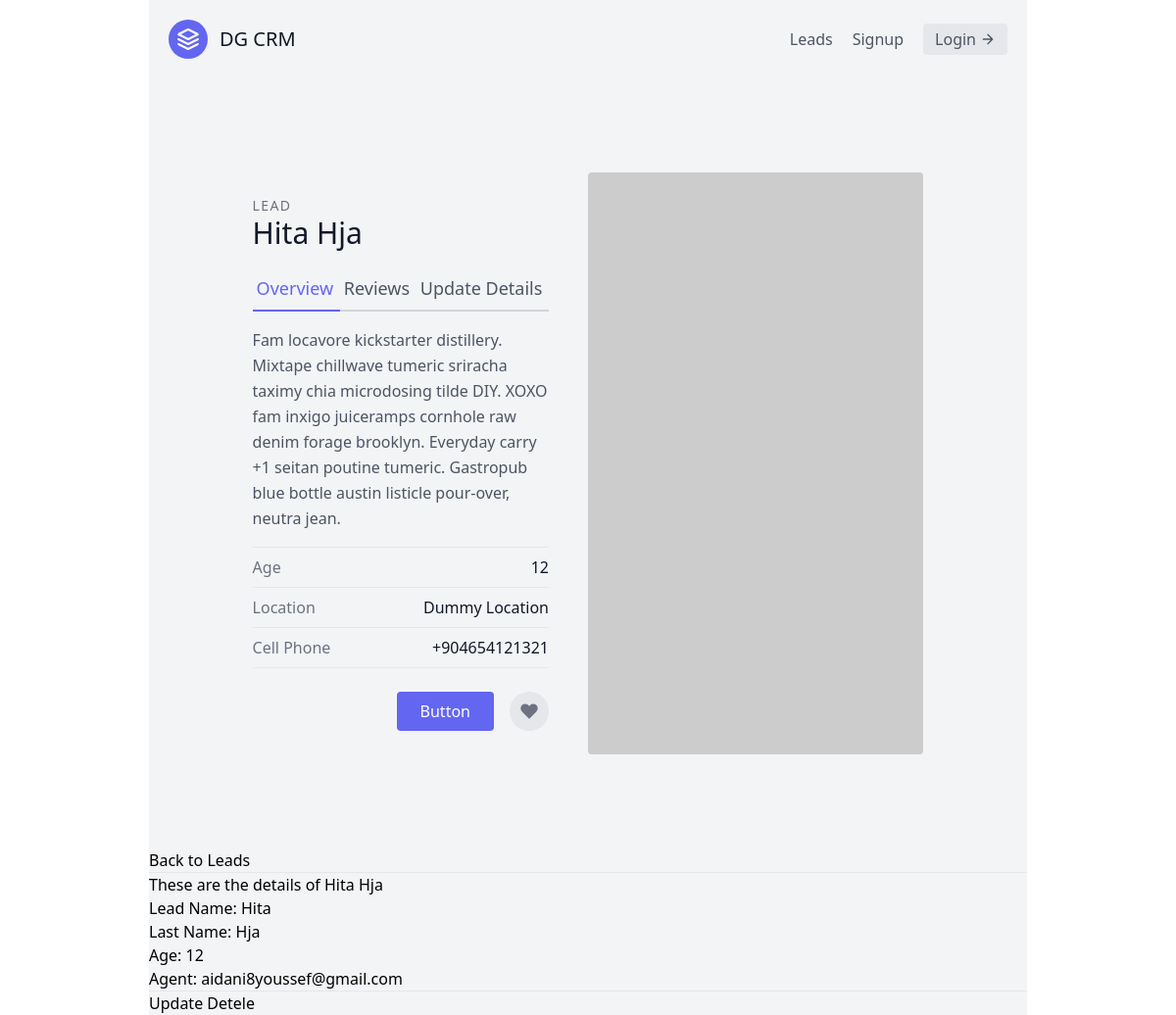
The app's page /leads/4 with its own data.
### leads/models.py (models this page shows)
class Lead(models.Model):
    SOURCE_CHOICES = (
        ('YT','Youtube'),
        ('GOOGLE','Google'),
        ('NL','NewsLetter')
    )
    first_name = models.CharField(max_length=20)
    last_name = models.CharField(max_length=20)
    age = models.IntegerField(default=0) # cant be less than 0
    phoned = models.BooleanField(default=False)
    sources = models.CharField(choices=SOURCE_CHOICES, max_length=100)
    profile_picture = models.ImageField(blank=True,null=True)
    special_files = models.FileField(blank=True,null=True)
    agent = models.ForeignKey('SalesAgents', on_delete = models.CASCADE)
    def __str__(self):
        return str(self.first_name) + ' ' + str(self.last_name)

class SalesAgents(models.Model):
    user = models.OneToOneField(User,on_delete=models.CASCADE)
    def __str__(self):
        return self.user.email

class User(AbstractUser):
    pass

### leads/views.py (the view)
# urls.py: path('<int:pk>',lead_detail,name='lead-details'),
def lead_detail(request,pk):
    lead = Lead.objects.get(id=pk)
    print(lead)
    context = {
        'lead': lead
    }
    return render(request, 'lead_detail.html', context)

### leads/templates/lead_detail.html
{% extends 'base.html' %}
{% block content %}
    <section class="text-gray-600 body-font overflow-hidden">
  <div class="container px-5 py-24 mx-auto">
    <div class="lg:w-4/5 mx-auto flex flex-wrap">
      <div class="lg:w-1/2 w-full lg:pr-10 lg:py-6 mb-6 lg:mb-0">
        <h2 class="text-sm title-font text-gray-500 tracking-widest">LEAD</h2>
        <h1 class="text-gray-900 text-3xl title-font font-medium mb-4">{{ lead.first_name }} {{ lead.last_name }}</h1>
        <div class="flex mb-4">
          <a class="flex-grow text-indigo-500 border-b-2 border-indigo-500 py-2 text-lg px-1">
              Overview
          </a>
          <a class="flex-grow border-b-2 border-gray-300 py-2 text-lg px-1">
              Reviews
          </a>
          <a href="{% url 'leads:lead-update' lead.pk %}" class="flex-grow border-b-2 border-gray-300 py-2 text-lg px-1">
              Update Details
          </a>
        </div>
        <p class="leading-relaxed mb-4">Fam locavore kickstarter distillery. Mixtape chillwave tumeric sriracha taximy chia microdosing tilde DIY. XOXO fam inxigo juiceramps cornhole raw denim forage brooklyn. Everyday carry +1 seitan poutine tumeric. Gastropub blue bottle austin listicle pour-over, neutra jean.</p>
        <div class="flex border-t border-gray-200 py-2">
          <span class="text-gray-500">Age</span>
          <span class="ml-auto text-gray-900">{{ lead.age }}</span>
        </div>
        <div class="flex border-t border-gray-200 py-2">
          <span class="text-gray-500">Location</span>
          <span class="ml-auto text-gray-900">Dummy Location</span>
        </div>
        <div class="flex border-t border-b mb-6 border-gray-200 py-2">
          <span class="text-gray-500">Cell Phone</span>
          <span class="ml-auto text-gray-900">+904654121321</span>
        </div>
        <div class="flex">
            <button class="flex ml-auto text-white bg-indigo-500 border-0 py-2 px-6 focus:outline-none hover:bg-indigo-600 rounded">Button</button>
            <button class="rounded-full w-10 h-10 bg-gray-200 p-0 border-0 inline-flex items-center justify-center text-gray-500 ml-4">
                <svg fill="currentColor" stroke-linecap="round" stroke-linejoin="round" stroke-width="2" class="w-5 h-5" viewBox="0 0 24 24">
                  <path d="M20.84 4.61a5.5 5.5 0 00-7.78 0L12 5.67l-1.06-1.06a5.5 5.5 0 00-7.78 7.78l1.06 1.06L12 21.23l7.78-7.78 1.06-1.06a5.5 5.5 0 000-7.78z"></path>
                </svg>
            </button>
        </div>
      </div>
      <img alt="ecommerce" class="lg:w-1/2 w-full lg:h-auto h-64 object-cover object-center rounded" src="https://dummyimage.com/400x400">
    </div>
  </div>
</section>
    <a href="{% url 'leads:lead-list' %}">Back to Leads</a>
    <hr>
    <h3>These are the details of {{ lead }} </h3>
    <p>Lead Name: {{ lead.first_name }}</p>
    <p>Last Name: {{ lead.last_name }}</p>
    <p>Age: {{ lead.age }}</p>
    <p>Agent: {{ lead.agent }}</p>
    <hr>
    <a href="{% url 'leads:lead-update' lead.pk %}">Update</a>
    <a href="{% url 'leads:lead-delete' lead.pk %}">Detele</a>
{% endblock content %}

### records on screen
Lead: first_name "Hita", last_name "Hja", age "12", first_name+last_name "Hita Hja", agent "aidani8youssef@gmail.com"
